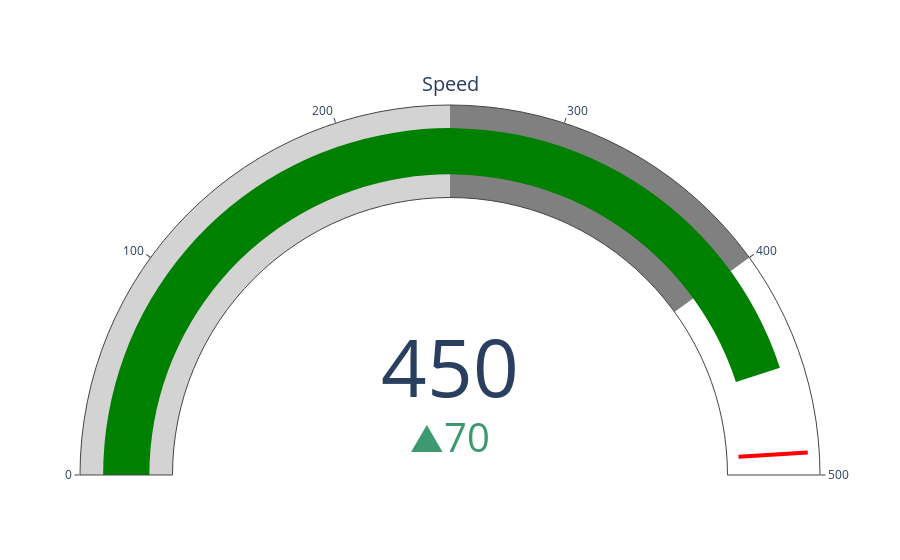

The notebook cell this image was saved under:
### Code cell
# gauge to show greenhouse gas emissions? or something else?

fig = go.Figure(go.Indicator(
    domain = {'x': [0, 1], 'y': [0, 1]},
    value = 450,
    mode = "gauge+number+delta",
    title = {'text': "Speed"},
    delta = {'reference': 380},
    gauge = {'axis': {'range': [None, 500]},
             'steps' : [
                 {'range': [0, 250], 'color': "lightgray"},
                 {'range': [250, 400], 'color': "gray"}],
             'threshold' : {'line': {'color': "red", 'width': 4}, 'thickness': 0.75, 'value': 490}}))

fig.show()

### Figure 1 — Plotly figure (JSON) as saved in the notebook; plotly's stock layout.template omitted (floating-point values rounded to 4 significant figures)
{"data": [{"delta": {"reference": 380}, "domain": {"x": [0, 1], "y": [0, 1]}, "gauge": {"axis": {"range": [null, 500]}, "steps": [{"color": "lightgray", "range": [0, 250]}, {"color": "gray", "range": [250, 400]}], "threshold": {"line": {"color": "red", "width": 4}, "thickness": 0.75, "value": 490}}, "mode": "gauge+number+delta", "title": {"text": "Speed"}, "type": "indicator", "value": 450}], "layout": {}}
